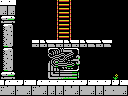

A 2D game scene composited from a Tiled map and its tileset images. What follows is a short description and the map's XML, with every tile layer's data as written:
An orthogonal 16x12 tile map with 8x8 px tiles, 1 tile layer (Tile Layer 1) and 8 objects (2x breakable-left, 2x door-left, item, big-item, breakable-down, ...).

<map version="1.0" orientation="orthogonal" renderorder="right-down" width="16" height="12" tilewidth="8" tileheight="8" nextobjectid="9">
 <properties>
  <property name="right" value="hole" />
  <property name="up" value="stairs" />
 </properties>
 <tileset firstgid="1" name="tiles" tilewidth="8" tileheight="8" tilecount="256" columns="16">
  <image source="tiles.png" width="128" height="128" />
 </tileset>
 <layer name="Tile Layer 1" width="16" height="12">
  <data encoding="csv">
156,156,1,1,1,1,1,249,168,1,1,1,1,1,1,1,
152,152,1,1,1,1,1,249,168,1,1,1,1,1,1,1,
244,245,1,1,1,1,1,249,168,1,1,1,1,1,1,1,
196,197,1,1,1,1,1,249,168,1,1,1,1,1,1,1,
212,213,1,1,1,1,1,249,168,1,1,1,1,1,1,1,
228,229,1,1,254,143,144,254,143,254,143,144,143,144,1,1,
196,197,1,1,1,1,252,190,191,192,1,1,1,1,1,1,
212,213,1,1,1,1,205,206,207,208,1,1,1,1,1,1,
228,229,1,1,1,1,221,222,223,224,1,1,1,1,1,1,
244,245,1,1,1,1,237,238,239,240,1,1,1,1,101,1,
151,156,247,156,151,156,156,156,156,156,247,156,156,247,247,156,
153,152,153,152,153,152,152,152,153,152,153,152,152,153,153,152
</data>
 </layer>
 <objectgroup name="objects">
  <object id="1" type="item" x="16" y="64" width="16" height="16" />
  <object id="2" type="big-item" x="72" y="16" width="32" height="24" />
  <object id="3" type="breakable-left" x="0" y="48" width="16" height="32" />
  <object id="4" type="breakable-left" x="0" y="16" width="16" height="32" />
  <object id="5" type="breakable-down" x="48" y="48" width="32" height="48" />
  <object id="6" type="door-left" x="0" y="24" width="16" height="24" />
  <object id="7" type="door-left" x="0" y="48" width="16" height="24" />
  <object id="8" type="4x4-item" x="80" y="48" width="32" height="32" />
 </objectgroup>
</map>
